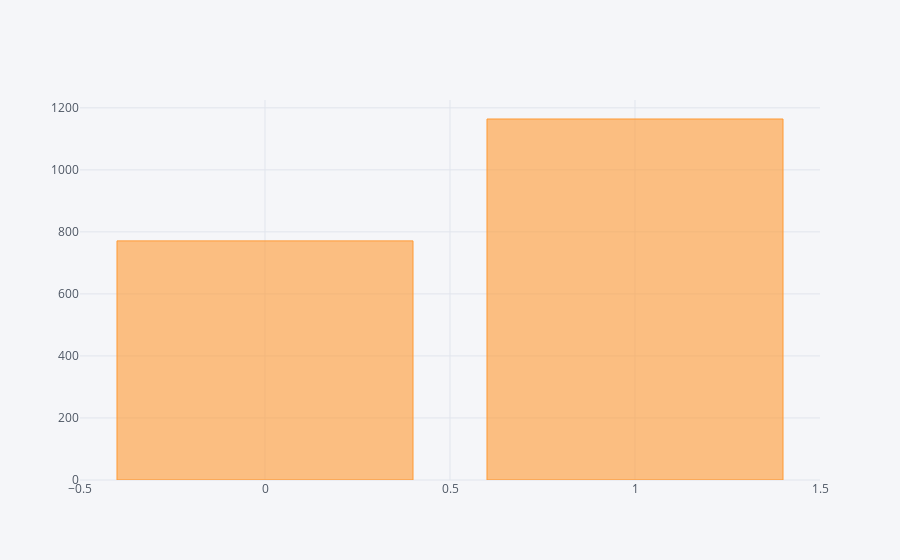

The notebook cell saved with this chart:
### Code cell
pd.DataFrame([not_in_vocab[x].count().sum() for x in not_in_vocab.columns.levels[0]]).iplot(kind='bar')

### Figure 1 — Plotly figure (JSON) as saved in the notebook; plotly's stock layout.template omitted (floating-point values rounded to 4 significant figures)
{"data": [{"marker": {"color": "rgba(255, 153, 51, 0.6)", "line": {"color": "rgba(255, 153, 51, 1.0)", "width": 1}}, "name": "0", "orientation": "v", "text": "", "type": "bar", "uid": "42c9dd68-5a04-4729-8543-d68dde0724cb", "x": [0, 1], "y": [771, 1164]}], "layout": {"legend": {"bgcolor": "#F5F6F9", "font": {"color": "#4D5663"}}, "paper_bgcolor": "#F5F6F9", "plot_bgcolor": "#F5F6F9", "title": {"font": {"color": "#4D5663"}}, "xaxis": {"gridcolor": "#E1E5ED", "showgrid": true, "tickfont": {"color": "#4D5663"}, "title": {"font": {"color": "#4D5663"}, "text": ""}, "zerolinecolor": "#E1E5ED"}, "yaxis": {"gridcolor": "#E1E5ED", "showgrid": true, "tickfont": {"color": "#4D5663"}, "title": {"font": {"color": "#4D5663"}, "text": ""}, "zerolinecolor": "#E1E5ED"}}}
